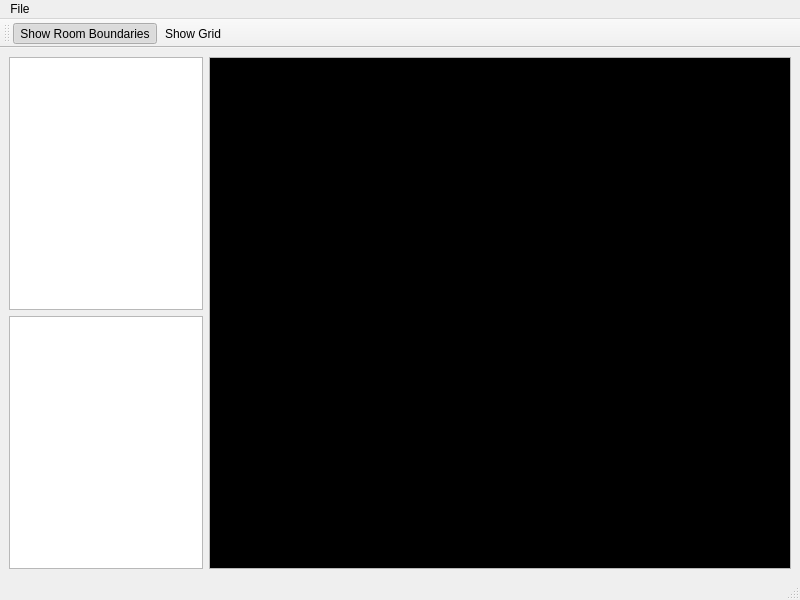
<?xml version="1.0" encoding="UTF-8"?>
<ui version="4.0">
 <class>MainWindow</class>
 <widget class="QMainWindow" name="MainWindow">
  <property name="geometry">
   <rect>
    <x>0</x>
    <y>0</y>
    <width>800</width>
    <height>600</height>
   </rect>
  </property>
  <property name="mouseTracking">
   <bool>true</bool>
  </property>
  <property name="windowTitle">
   <string>MainWindow</string>
  </property>
  <widget class="QWidget" name="centralwidget">
   <property name="mouseTracking">
    <bool>true</bool>
   </property>
   <layout class="QHBoxLayout" name="horizontalLayout" stretch="1,3">
    <item>
     <layout class="QVBoxLayout" name="verticalLayout">
      <item>
       <widget class="QListWidget" name="materialList" />
      </item>
      <item>
       <widget class="QListWidget" name="transList" />
      </item>
     </layout>
    </item>
    <item>
     <widget class="QScrollArea" name="scrollArea">
      <property name="mouseTracking">
       <bool>true</bool>
      </property>
      <property name="verticalScrollBarPolicy">
       <enum>Qt::ScrollBarAlwaysOff</enum>
      </property>
      <property name="horizontalScrollBarPolicy">
       <enum>Qt::ScrollBarAlwaysOff</enum>
      </property>
      <property name="widgetResizable">
       <bool>true</bool>
      </property>
      <widget class="QWidget" name="scrollAreaWidgetContents">
       <property name="geometry">
        <rect>
         <x>0</x>
         <y>0</y>
         <width>580</width>
         <height>537</height>
        </rect>
       </property>
       <property name="mouseTracking">
        <bool>true</bool>
       </property>
       <layout class="QGridLayout" name="gridLayout">
        <property name="leftMargin">
         <number>0</number>
        </property>
        <property name="topMargin">
         <number>0</number>
        </property>
        <property name="rightMargin">
         <number>0</number>
        </property>
        <property name="bottomMargin">
         <number>0</number>
        </property>
        <property name="spacing">
         <number>0</number>
        </property>
        <item row="0" column="0">
         <widget class="WalkmeshRenderer" name="renderArea" native="true">
          <property name="mouseTracking">
           <bool>true</bool>
          </property>
          <property name="focusPolicy">
           <enum>Qt::StrongFocus</enum>
          </property>
          <property name="autoFillBackground">
           <bool>false</bool>
          </property>
          <property name="styleSheet">
           <string notr="true">QWidget {
            background: #000000;
            }</string>
          </property>
         </widget>
        </item>
       </layout>
      </widget>
     </widget>
    </item>
   </layout>
  </widget>
  <widget class="QMenuBar" name="menubar">
   <property name="geometry">
    <rect>
     <x>0</x>
     <y>0</y>
     <width>800</width>
     <height>22</height>
    </rect>
   </property>
   <widget class="QMenu" name="menuFile">
    <property name="title">
     <string>File</string>
    </property>
    <addaction name="actionOpen" />
    <addaction name="actionSave" />
    <addaction name="actionSave_As" />
    <addaction name="actionRevert" />
    <addaction name="separator" />
    <addaction name="actionExit" />
   </widget>
   <addaction name="menuFile" />
  </widget>
  <widget class="QToolBar" name="mainToolBar">
   <property name="windowTitle">
    <string>Walkmesh View</string>
   </property>
   <attribute name="toolBarArea">
    <enum>TopToolBarArea</enum>
   </attribute>
   <attribute name="toolBarBreak">
    <bool>false</bool>
   </attribute>
   <addaction name="actionShowRoomBoundaries" />
   <addaction name="actionShowGrid" />
  </widget>
  <widget class="QStatusBar" name="statusbar" />
  <action name="actionNew">
   <property name="text">
    <string>New</string>
   </property>
  </action>
  <action name="actionOpen">
   <property name="text">
    <string>Open</string>
   </property>
  </action>
  <action name="actionSave">
   <property name="text">
    <string>Save</string>
   </property>
  </action>
  <action name="actionSave_As">
   <property name="text">
    <string>Save As</string>
   </property>
  </action>
  <action name="actionRevert">
   <property name="text">
    <string>Revert</string>
   </property>
  </action>
  <action name="actionExit">
   <property name="text">
    <string>Exit</string>
   </property>
  </action>
  <action name="actionShowRoomBoundaries">
   <property name="checkable">
    <bool>true</bool>
   </property>
   <property name="checked">
    <bool>true</bool>
   </property>
   <property name="text">
    <string>Show Room Boundaries</string>
   </property>
  </action>
  <action name="actionShowGrid">
   <property name="checkable">
    <bool>true</bool>
   </property>
   <property name="text">
    <string>Show Grid</string>
   </property>
  </action>
 </widget>
 <customwidgets>
  <customwidget>
   <class>WalkmeshRenderer</class>
   <extends>QWidget</extends>
   <header location="global">toolset.gui.widgets.renderer.walkmesh</header>
   <container>1</container>
  </customwidget>
 </customwidgets>
 <resources />
 <connections />
</ui>
